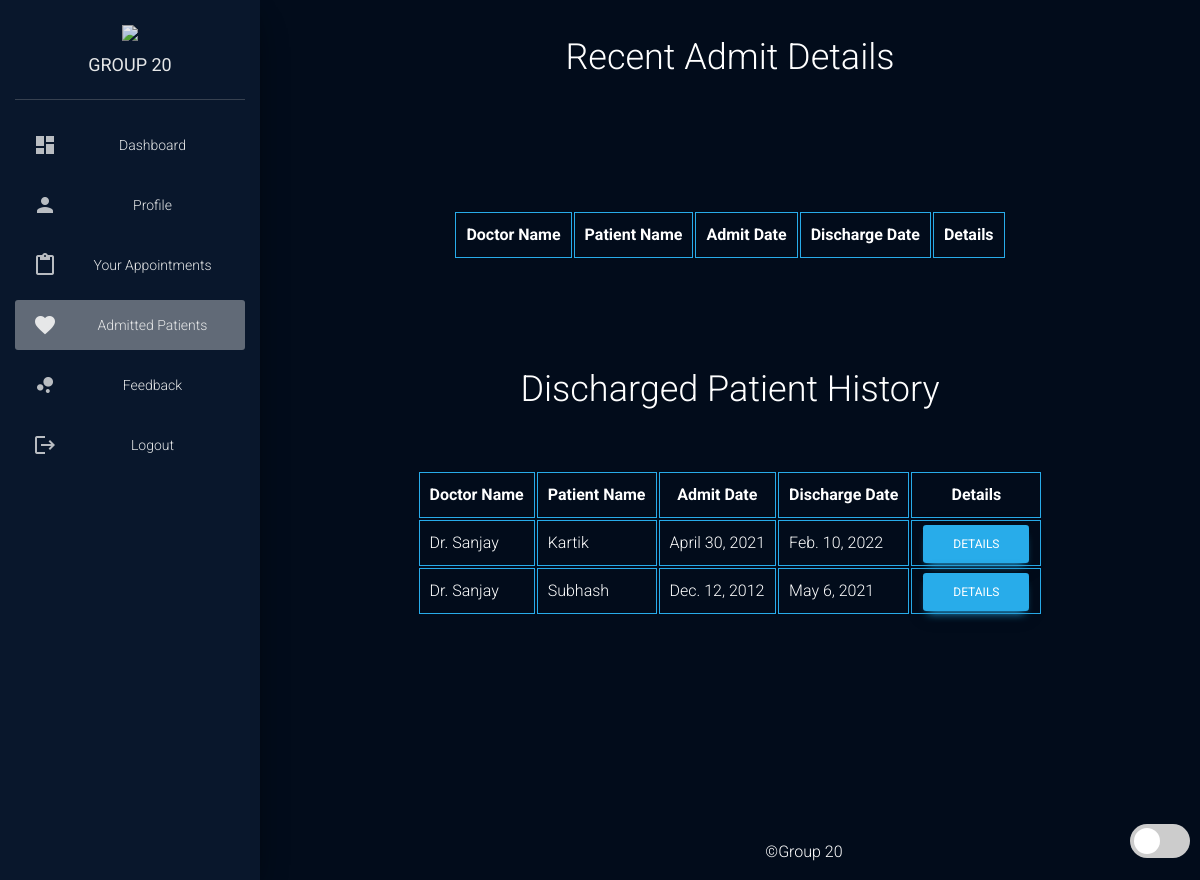
Page /hospital/admit_details_doc/ (signed in) on the committed database.
### hospital/models.py (models this page shows, shortened)
class Doctor(models.Model): #doctor details
    user =  models.ForeignKey(User, on_delete=models.CASCADE,related_name="Doctor") #user foreign key
    image = models.ImageField(default="default.png",upload_to="profile_pics")   #profile picture
    firstname = models.CharField(max_length=100,default='firstname')    #doctor firstname
    lastname = models.CharField(max_length=100,default='lastname')  #doctor lastname
    dob = models.DateField(default=datetime.date.today) #doctor date of birth
    address = models.CharField(max_length=300,default="address")    #doctor address
    city = models.CharField(max_length=100,default="city")  #doctor city
    country = models.CharField(max_length=100,default="country")    #doctor country
    postalcode = models.IntegerField(default=0) #doctor postalcode
    department= models.CharField(max_length=50,choices=departments,default='Cardiologist')  #doctor department from choices given as list
    status=models.BooleanField(default=False)   #doctor status(approved/on-hold)

class Patient(models.Model):    #patient details
    user = models.ForeignKey(User, on_delete=models.CASCADE, related_name="Patient")    #user foreign key
    image = models.ImageField(default="default.png",upload_to="profile_pics",null=True, blank=True) #profile picture
    firstname = models.CharField(max_length=100,default='firstname')    #patient firstname
    lastname = models.CharField(max_length=100,default='lastname')  #patient lastname
    dob = models.DateField(default=datetime.date.today) #patient date of birth
    address = models.CharField(max_length=300,default="address")    #patient address
    city = models.CharField(max_length=100,default="city")  #patient city
    country = models.CharField(max_length=100,default="country")    #patient country
    postalcode = models.IntegerField(default=0) #patient postalcode
    status=models.BooleanField(default=False)   #patient status(approved/on-hold)

class PatAdmit(models.Model):   #patient admit details
    patient=models.ForeignKey(Patient, on_delete=models.CASCADE, related_name="PatientAdmit")   #patient foreign key
    doctor=models.ForeignKey(Doctor, on_delete=models.CASCADE, related_name="DoctorAdmit")  #doctor foreign key
    admitDate=models.DateField()    #date on which patient is admitted
    description=models.TextField()  #description (symptoms/how to take medicines/causes/precautions)
    dischargeDate=models.DateField(null=True, blank=True)   #date on which patient is discharged

### hospital/views.py (the view)
# urls.py: path('admit_details_doc/',views.admit_details_doc_view,name='admit_details_doc.html'),
@login_required(login_url='login_doc.html')
def admit_details_doc_view(request):
    if check_doctor(request.user):
        doc=Doctor.objects.get(user_id=request.user.id) #get doctor
        det=[]
        for c in PatAdmit.objects.filter(doctor=doc).all(): #get all patients admitted under given doctor
            p=c.patient
            if p and not(c.dischargeDate):
                det.append([doc.firstname,p.firstname,c.admitDate,c.dischargeDate,c.pk])
        d=[]
        for c in PatAdmit.objects.filter(doctor=doc).all(): #get all patients admitted under given doctor
            p=c.patient
            if p and c.dischargeDate:
                d.append([doc.firstname,p.firstname,c.admitDate,c.dischargeDate,c.pk])
        return render(request,'hospital/Doctor/admit_details_doc.html',{'app':det,'appi':d})
    else:
        auth.logout(request)
        return redirect('login_doc.html')

### hospital/views.py (called while the page is built)
def check_doctor(user): #check if user is doctor
    return user.groups.filter(name='DOCTOR').exists()

### hospital/templates/hospital/Doctor/admit_details_doc.html (shortened to what this page needs)
{% load static %}
<!DOCTYPE html>
<html lang="en">
<head>
  <link rel="stylesheet" href="https://maxcdn.bootstrapcdn.com/font-awesome/latest/css/font-awesome.min.css">
  <link href="{% static 'assets/css/material-dashboard.css'%}" rel="stylesheet" />
  <link href="{% static 'assets/css/form.css'%}" rel="stylesheet" />
</head>
<body id="jhamela" class="darkEdition lightEdition">
  {% include "hospital/Home/preloader.html" %}
  <div id="myDiv" class="animate-bottom wrapper" style="display:none;text-align: center;position: relative;">
    <div class="sidebar" data-color="azure" data-background-color="black" data-image="{% static 'assets/img/sidebar-1.jpg'%}">
    <div class="logo"><a href="#" class="simple-text logo-normal">
      <img src="https://www.iasplus.com/en/images/responsive/badges/g20/@@images/465e1ae9-46a0-4131-b3d0-984fcbb8233a.png">
      <br>
      GROUP 20
      </a></div>
    <div class="sidebar-wrapper">
      <ul class="nav">
        <li class="nav-item ">
          <a class="nav-link" href="{% url 'dashboard_doc.html' %}">
            <i class="material-icons">dashboard</i>
            <p>Dashboard</p>
          </a>
        </li>
        <li class="nav-item ">
          <a class="nav-link" href="{% url 'profile_doc.html' %}">
            <i class="material-icons">person</i>
            <p>Profile</p>
          </a>
        </li>
        <li class="nav-item ">
          <a class="nav-link" href="{% url 'bookapp_doc.html' %}">
            <i class="material-icons">content_paste</i>
            <p>Your Appointments</p>
          </a>
        </li>
        <li class="nav-item active  ">
          <a class="nav-link" href="{% url 'admit_details_doc.html' %}">
            <i class="material-icons">favorite</i>
            <p>Admitted Patients</p>
          </a>
        </li>
        <li class="nav-item ">
          <a class="nav-link" href="{% url 'feedback_doc.html' %}">
            <i class="material-icons">bubble_chart</i>
            <p>Feedback</p>
          </a>
        </li>
         <li class="nav-item ">
          <a class="nav-link" href="{% url 'logout' %}">
            <i class="material-icons">logout</i>
            <p>Logout</p>
          </a>
        </li>
      </ul>
    </div>
  </div>
                    <div class="main-panel sps">
                <div class="sps">
                    <center>
                        <div class="sps">
                            <h2 class="sps">Recent Admit Details</h2>
                            <br><br><br>
                            <br>
                            <table class="sps">
                                <thead>
                                    <tr class="sps">
                                        <th class="sps">Doctor Name</th>
                                <th class="sps">Patient Name</th>
                                <th class="sps">Admit Date</th>
                                <th class="sps">Discharge Date</th>
                                <th class="sps">Details</th>
                                    </tr>
                          </table>
                          <br><br><br>
                          <h2 class="sps">Discharged Patient History</h2>
                          <br>
                            <table class="sps">
                              <thead>
                                  <tr class="sps">
                                      <th class="sps">Doctor Name</th>
                                <th class="sps">Patient Name</th>
                                <th class="sps">Admit Date</th>
                                <th class="sps">Discharge Date</th>
                                <th class="sps">Details</th>
                                  </tr>
                                  {% for p in appi %}
                            <tr>
                                <td class="sps"> {{p.0}}</td>
                                <td class="sps">{{p.1}}</td>
                                <td class="sps">{{p.2}}</td>
                                <td class="sps">{{p.3}}</td>
                                <td><a class="btn btn-primary btn-xs" href="{% url 'admit_details_particular_doc.html' p.4  %}">Details</a></td>
                            </tr>
                            {% endfor %}
                          </table>
                        </div>
                    </center>
                    <br>
                    <br>
                </div>
              </div>
            </div>
      <br><br><br><br><br><br><br><br><br>
      {% include "hospital//Doctor/footer.html" %}
</body>
</html>

### hospital/static/assets/css/material-dashboard.css (style rules this page uses)
html { font-family: sans-serif; line-height: 1.15; -webkit-text-size-adjust: 100%; -ms-text-size-adjust: 100%; -ms-overflow-style: scrollbar; -webkit-tap-highlight-color: rgba(0, 0, 0, 0); }
body { margin: 0; font-family: "Roboto", "Helvetica", "Arial", sans-serif; font-size: 1rem; font-weight: 400; line-height: 1.5; color: #212529; text-align: left; background-color: #fafafa; }
a { color: #28acea; text-decoration: none; background-color: transparent; -webkit-text-decoration-skip: objects; }
.nav { display: flex; flex-wrap: wrap; padding-left: 0; margin-bottom: 0; list-style: none; }
.nav-link { display: block; padding: 0.5rem 1rem; }
.btn { position: relative; padding: 12px 30px; margin: 0.3125rem 1px; font-size: .75rem; font-weight: 400; line-height: 1.428571; text-decoration: none; text-transform: uppercase; letter-spacing: 0; cursor: pointer; background-color: transparent; border: 0; border-radius: 0.2rem; outline: 0; transition: box-shadow 0.2s cubic-bezier(0.4, 0, 1, 1), background-color 0.2s cubic-bezier(0.4, 0, 0.2, 1); will-change: box-shadow, transform; }
.btn.btn-primary { color: #fff; background-color: #28acea; box-shadow: 0 4px 20px 0px rgba(0, 0, 0, 0.14), 0 7px 10px -5px #28acea; }
html * { -webkit-font-smoothing: antialiased; -moz-osx-font-smoothing: grayscale; }
body, h1, h2, h3, h4, h5, h6, .h1, .h2, .h3, .h4 { font-family: "Roboto", "Helvetica", "Arial", sans-serif; font-weight: 300; line-height: 1.5em; }
h2, .h2 { font-size: 2.25rem; }
.wrapper { position: relative; height: 100%; }
.sidebar { position: fixed; top: 0; left: 0; height: 100%; overflow: hidden; width: 260px; background: #fff; box-shadow: 0 16px 38px -12px rgba(0, 0, 0, 0.56), 0 4px 25px 0px rgba(0, 0, 0, 0.12), 0 8px 10px -5px rgba(0, 0, 0, 0.2); }
.sidebar[data-background-color="black"] { background-color: #191919; }
.sidebar .sidebar-wrapper { position: relative; overflow: hidden; width: 260px; z-index: 4; padding-bottom: 30px; }
.sidebar .nav { margin-top: 20px; display: block; }
.sidebar .nav li:first-child>a { margin: 0 15px; }
.sidebar .nav li.active>a, .sidebar .nav li.active>a i { color: #fff; }
.sidebar .nav p { margin: 0; line-height: 30px; font-size: 14px; position: relative; display: block; height: auto; white-space: nowrap; }
.sidebar .nav i { font-size: 24px; float: left; margin-right: 15px; line-height: 30px; width: 30px; text-align: center; color: #a9afbb; }
.sidebar .nav li a, .sidebar .nav li .dropdown-menu a { margin: 10px 15px 0; border-radius: 3px; color: #3C4858; padding-left: 10px; padding-right: 10px; text-transform: capitalize; font-size: 13px; padding: 10px 15px; }
.sidebar .logo { padding: 15px 0px; margin: 0; display: block; position: relative; z-index: 4; }
.sidebar .logo:after { content: ''; position: absolute; bottom: 0; right: 15px; height: 1px; width: calc(100% - 30px); background-color: rgba(180, 180, 180, 0.3); }
.sidebar .logo .simple-text { text-transform: uppercase; padding: 5px 0px; display: inline-block; font-size: 18px; color: #3C4858; white-space: nowrap; font-weight: 400; line-height: 30px; overflow: hidden; text-align: center; display: block; }
.sidebar[data-background-color="black"] .nav .nav-item .nav-link { color: #fff; }
.sidebar[data-background-color="black"] .nav .nav-item i { color: rgba(255, 255, 255, 0.8) !important; }
.sidebar[data-background-color="black"] .simple-text { color: #fff; }
.sidebar[data-image]:after, .sidebar.has-image:after { opacity: .77; }
.lightEdition { background-color: white; }
.darkEdition { background-color: #020c1b; }
.lightEdition .sidebar[data-color="azure"] li.active>a { background: white; color: #28acea !important; }
.lightEdition .sidebar[data-background-color="black"] .nav .nav-item.active i { color: #28acea !important; }
.darkEdition .sidebar[data-background-color="black"] .nav .nav-item.active i { color: white !important; }
.darkEdition .sidebar[data-color="azure"] li.active>a { background-color: rgba(255,255,255,0.4); color: white !important; }
.lightEdition .sidebar .sidebar-background:after, .lightEdition .sidebar { background-color: #28acea; opacity: .90; }
.darkEdition .sidebar .sidebar-background:after, .darkEdition .sidebar { background: #0a192f; opacity: .90; }
.darkEdition .sps { color: white !important; }
.lightEdition .sps { color: black; }
.main-panel { margin-left: 260px; }

### hospital/static/assets/css/form.css (style rules this page uses)
*, *:before, *:after { box-sizing: border-box; -webkit-font-smoothing: antialiased; -moz-osx-font-smoothing: grayscale; }

### rows in the picture
Doctor: firstname "Dr. Sanjay" "Dr. Sanjay"
Patient: firstname "Kartik"
PatAdmit: admitDate "April 30, 2021", dischargeDate "Feb. 10, 2022"
Patient: firstname "Subhash"
PatAdmit: admitDate "Dec. 12, 2012", dischargeDate "May 6, 2021"
